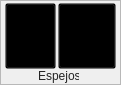
       <widget class="QFrame" name="frame_64">
        <property name="geometry">
         <rect>
          <x>670</x>
          <y>0</y>
          <width>121</width>
          <height>85</height>
         </rect>
        </property>
        <property name="styleSheet">
         <string notr="true">QFrame#frame_64{
	background-color: qlineargradient(spread:pad, x1:0.506, y1:1, x2:0.499955, y2:0.636, stop:0 rgba(165, 165, 165, 255), stop:1 rgba(201, 201, 201, 255));
	border-bottom: 1px solid rgb(112, 112, 112);
	border-right: 1px solid qlineargradient(spread:pad, x1:0.494318, y1:1, x2:0.506, y2:0, stop:0 rgba(112, 112, 112, 255), stop:1 rgba(184, 184, 184, 255))
}</string>
        </property>
        <property name="frameShape">
         <enum>QFrame::StyledPanel</enum>
        </property>
        <property name="frameShadow">
         <enum>QFrame::Raised</enum>
        </property>
        <widget class="QFrame" name="frame_45">
         <property name="geometry">
          <rect>
           <x>5</x>
           <y>3</y>
           <width>51</width>
           <height>66</height>
          </rect>
         </property>
         <property name="styleSheet">
          <string notr="true">QFrame{
	background-color: transparent;
}

QToolButton{
	background-color: transparent;
	}

QToolButton:hover{
	background-color: qlineargradient(spread:reflect, x1:0.455273, y1:1, x2:0.460273, y2:0, stop:0 rgba(253, 247, 225, 255), stop:0.301136 rgba(252, 228, 137, 255), stop:0.829545 rgba(253, 235, 168, 255), stop:1 rgba(253, 238, 177, 255));
	border-top: 2px solid qlineargradient(spread:pad, x1:0.465909, y1:0, x2:0.465909, y2:1, stop:0 rgba(241, 202, 88, 255), stop:1 rgba(253, 249, 232, 255));
	border-right: 2px solid qlineargradient(spread:pad, x1:0.994318, y1:0.568, x2:0, y2:0.568, stop:0 rgba(241, 204, 84, 255), stop:1 rgba(253, 246, 221, 255));
	border-bottom: 2px solid qlineargradient(spread:pad, x1:0.471, y1:1, x2:0.494, y2:0, stop:0 rgba(244, 213, 73, 255), stop:1 rgba(253, 253, 235, 255));
	border-left: 2px solid qlineargradient(spread:pad, x1:0, y1:0.642, x2:1, y2:0.659, stop:0 rgba(242, 205, 83, 255), stop:1 rgba(253, 246, 223, 255));
	border-radius: 1.5ex;
}

QToolButton:checked{
	background-color: qlineargradient(spread:pad, x1:0.483, y1:1, x2:0.477, y2:0.426, stop:0 rgba(254, 226, 135, 255), stop:1 rgba(250, 214, 121, 255));
	border-top: 2px solid qlineargradient(spread:pad, x1:0.5, y1:0, x2:0.517, y2:1, stop:0 rgba(194, 118, 43, 255), stop:1 rgba(246, 200, 103, 255));
	border-right: 2px solid qlineargradient(spread:pad, x1:1, y1:0.557, x2:0, y2:0.563, stop:0 rgba(194, 128, 50, 255), stop:1 rgba(248, 208, 113, 255));
	border-bottom: 2px solid qlineargradient(spread:pad, x1:0.449, y1:1, x2:0.449, y2:0, stop:0 rgba(194, 158, 71, 255), stop:1 rgba(250, 215, 122, 255));
	border-left: 2px solid qlineargradient(spread:pad, x1:0, y1:0.545455, x2:1, y2:0.54, stop:0 rgba(194, 132, 53, 255), stop:1 rgba(248, 209, 114, 255));
	border-radius: 1.5ex;
}

</string>
         </property>
         <property name="frameShape">
          <enum>QFrame::StyledPanel</enum>
         </property>
         <property name="frameShadow">
          <enum>QFrame::Raised</enum>
         </property>
         <property name="checkable" stdset="0">
          <bool>false</bool>
         </property>
         <widget class="QToolButton" name="toolButton_36">
          <property name="geometry">
           <rect>
            <x>0</x>
            <y>0</y>
            <width>51</width>
            <height>66</height>
           </rect>
          </property>
          <property name="styleSheet">
           <string notr="true"/>
          </property>
          <property name="text">
           <string>Vertical</string>
          </property>
          <property name="icon">
           <iconset resource="resources.qrc">
            <normaloff>:/Visor/assets/visor/espejo_vertical.png</normaloff>:/Visor/assets/visor/espejo_vertical.png</iconset>
          </property>
          <property name="iconSize">
           <size>
            <width>39</width>
            <height>39</height>
           </size>
          </property>
          <property name="toolButtonStyle">
           <enum>Qt::ToolButtonTextUnderIcon</enum>
          </property>
         </widget>
        </widget>
        <widget class="QFrame" name="frame_46">
         <property name="geometry">
          <rect>
           <x>58</x>
           <y>3</y>
           <width>58</width>
           <height>66</height>
          </rect>
         </property>
         <property name="styleSheet">
          <string notr="true">QFrame{
	background-color: transparent;
}

QToolButton{
	background-color: transparent;
	}

QToolButton:hover{
	background-color: qlineargradient(spread:reflect, x1:0.455273, y1:1, x2:0.460273, y2:0, stop:0 rgba(253, 247, 225, 255), stop:0.301136 rgba(252, 228, 137, 255), stop:0.829545 rgba(253, 235, 168, 255), stop:1 rgba(253, 238, 177, 255));
	border-top: 2px solid qlineargradient(spread:pad, x1:0.465909, y1:0, x2:0.465909, y2:1, stop:0 rgba(241, 202, 88, 255), stop:1 rgba(253, 249, 232, 255));
	border-right: 2px solid qlineargradient(spread:pad, x1:0.994318, y1:0.568, x2:0, y2:0.568, stop:0 rgba(241, 204, 84, 255), stop:1 rgba(253, 246, 221, 255));
	border-bottom: 2px solid qlineargradient(spread:pad, x1:0.471, y1:1, x2:0.494, y2:0, stop:0 rgba(244, 213, 73, 255), stop:1 rgba(253, 253, 235, 255));
	border-left: 2px solid qlineargradient(spread:pad, x1:0, y1:0.642, x2:1, y2:0.659, stop:0 rgba(242, 205, 83, 255), stop:1 rgba(253, 246, 223, 255));
	border-radius: 1.5ex;
}

QToolButton:checked{
	background-color: qlineargradient(spread:pad, x1:0.483, y1:1, x2:0.477, y2:0.426, stop:0 rgba(254, 226, 135, 255), stop:1 rgba(250, 214, 121, 255));
	border-top: 2px solid qlineargradient(spread:pad, x1:0.5, y1:0, x2:0.517, y2:1, stop:0 rgba(194, 118, 43, 255), stop:1 rgba(246, 200, 103, 255));
	border-right: 2px solid qlineargradient(spread:pad, x1:1, y1:0.557, x2:0, y2:0.563, stop:0 rgba(194, 128, 50, 255), stop:1 rgba(248, 208, 113, 255));
	border-bottom: 2px solid qlineargradient(spread:pad, x1:0.449, y1:1, x2:0.449, y2:0, stop:0 rgba(194, 158, 71, 255), stop:1 rgba(250, 215, 122, 255));
	border-left: 2px solid qlineargradient(spread:pad, x1:0, y1:0.545455, x2:1, y2:0.54, stop:0 rgba(194, 132, 53, 255), stop:1 rgba(248, 209, 114, 255));
	border-radius: 1.5ex;
}

</string>
         </property>
         <property name="frameShape">
          <enum>QFrame::StyledPanel</enum>
         </property>
         <property name="frameShadow">
          <enum>QFrame::Raised</enum>
         </property>
         <property name="checkable" stdset="0">
          <bool>false</bool>
         </property>
         <widget class="QToolButton" name="toolButton_45">
          <property name="geometry">
           <rect>
            <x>0</x>
            <y>0</y>
            <width>58</width>
            <height>66</height>
           </rect>
          </property>
          <property name="styleSheet">
           <string notr="true"/>
          </property>
          <property name="text">
           <string>Horizontal</string>
          </property>
          <property name="icon">
           <iconset resource="resources.qrc">
            <normaloff>:/Visor/assets/visor/espejo_horizontal.png</normaloff>:/Visor/assets/visor/espejo_horizontal.png</iconset>
          </property>
          <property name="iconSize">
           <size>
            <width>39</width>
            <height>39</height>
           </size>
          </property>
          <property name="toolButtonStyle">
           <enum>Qt::ToolButtonTextUnderIcon</enum>
          </property>
         </widget>
        </widget>
        <widget class="QLabel" name="label_19">
         <property name="geometry">
          <rect>
           <x>38</x>
           <y>68</y>
           <width>41</width>
           <height>16</height>
          </rect>
         </property>
         <property name="styleSheet">
          <string notr="true">QLabel{
	background-color: transparent;
	color: rgb(36, 36, 36)
}</string>
         </property>
         <property name="text">
          <string>Espejos</string>
         </property>
        </widget>
       </widget>
